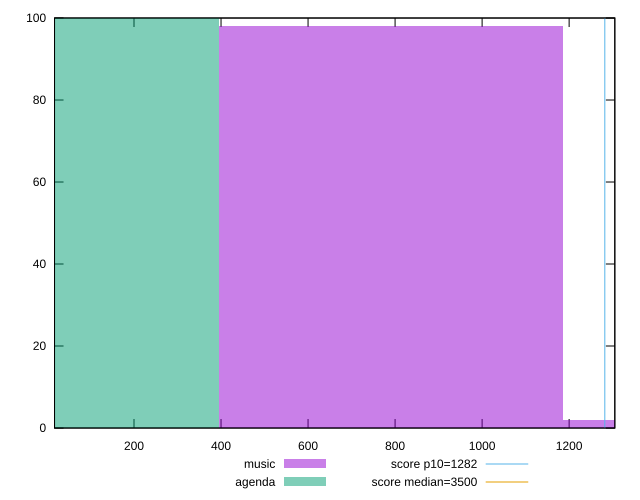

Recreate this plot in gnuplot.
reset

$music <<EOF
791.2239199200253 98
1582.4478398400506 2
EOF

$agenda <<EOF
0 100
EOF

set key outside below
set boxwidth 791.2239199200253
set xrange [17.36:1305.0000000000025]
set yrange [0:100]
set trange [0:100]
set style fill transparent solid 0.5 noborder

set parametric
set terminal svg size 640, 500 enhanced background rgb 'white'
set output "reports/report_00031_2021-02-24T23-18-18.084Z/bootup-time/comparison/histogram/0_vs_1.svg"

plot $music title "music" with boxes, \
     $agenda title "agenda" with boxes, \
     1282,t title "score p10=1282", \
     3500,t title "score median=3500"

reset
